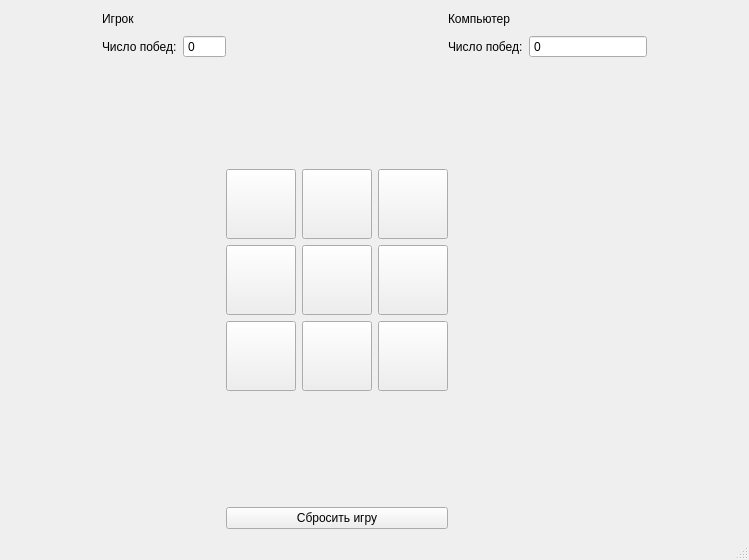
<?xml version="1.0" encoding="UTF-8"?>
<ui version="4.0">
 <class>MainWindow</class>
 <widget class="QMainWindow" name="MainWindow">
  <property name="geometry">
   <rect>
    <x>0</x>
    <y>0</y>
    <width>749</width>
    <height>560</height>
   </rect>
  </property>
  <property name="windowTitle">
   <string>MainWindow</string>
  </property>
  <widget class="QWidget" name="centralwidget">
   <layout class="QGridLayout" name="gridLayout_4">
    <item row="2" column="1">
     <spacer name="horizontalSpacer_8">
      <property name="orientation">
       <enum>Qt::Horizontal</enum>
      </property>
      <property name="sizeHint" stdset="0">
       <size>
        <width>118</width>
        <height>20</height>
       </size>
      </property>
     </spacer>
    </item>
    <item row="4" column="2" colspan="3">
     <widget class="QPushButton" name="pushButtonResetPlay">
      <property name="text">
       <string>Сбросить игру</string>
      </property>
     </widget>
    </item>
    <item row="2" column="2" colspan="3">
     <layout class="QGridLayout" name="gridLayout_3">
      <item row="0" column="0">
       <widget class="QPushButton" name="pushButton_1">
        <property name="minimumSize">
         <size>
          <width>70</width>
          <height>70</height>
         </size>
        </property>
        <property name="maximumSize">
         <size>
          <width>70</width>
          <height>70</height>
         </size>
        </property>
        <property name="text">
         <string/>
        </property>
       </widget>
      </item>
      <item row="0" column="1">
       <widget class="QPushButton" name="pushButton_2">
        <property name="minimumSize">
         <size>
          <width>70</width>
          <height>70</height>
         </size>
        </property>
        <property name="maximumSize">
         <size>
          <width>70</width>
          <height>70</height>
         </size>
        </property>
        <property name="text">
         <string/>
        </property>
       </widget>
      </item>
      <item row="0" column="2">
       <widget class="QPushButton" name="pushButton_3">
        <property name="minimumSize">
         <size>
          <width>70</width>
          <height>70</height>
         </size>
        </property>
        <property name="maximumSize">
         <size>
          <width>70</width>
          <height>70</height>
         </size>
        </property>
        <property name="text">
         <string/>
        </property>
       </widget>
      </item>
      <item row="1" column="0">
       <widget class="QPushButton" name="pushButton_4">
        <property name="minimumSize">
         <size>
          <width>70</width>
          <height>70</height>
         </size>
        </property>
        <property name="maximumSize">
         <size>
          <width>70</width>
          <height>70</height>
         </size>
        </property>
        <property name="text">
         <string/>
        </property>
       </widget>
      </item>
      <item row="1" column="1">
       <widget class="QPushButton" name="pushButton_5">
        <property name="minimumSize">
         <size>
          <width>70</width>
          <height>70</height>
         </size>
        </property>
        <property name="maximumSize">
         <size>
          <width>70</width>
          <height>70</height>
         </size>
        </property>
        <property name="text">
         <string/>
        </property>
       </widget>
      </item>
      <item row="1" column="2">
       <widget class="QPushButton" name="pushButton_6">
        <property name="minimumSize">
         <size>
          <width>70</width>
          <height>70</height>
         </size>
        </property>
        <property name="maximumSize">
         <size>
          <width>70</width>
          <height>70</height>
         </size>
        </property>
        <property name="text">
         <string/>
        </property>
       </widget>
      </item>
      <item row="2" column="0">
       <widget class="QPushButton" name="pushButton_7">
        <property name="minimumSize">
         <size>
          <width>70</width>
          <height>70</height>
         </size>
        </property>
        <property name="maximumSize">
         <size>
          <width>70</width>
          <height>70</height>
         </size>
        </property>
        <property name="text">
         <string/>
        </property>
       </widget>
      </item>
      <item row="2" column="1">
       <widget class="QPushButton" name="pushButton_8">
        <property name="minimumSize">
         <size>
          <width>70</width>
          <height>70</height>
         </size>
        </property>
        <property name="maximumSize">
         <size>
          <width>70</width>
          <height>70</height>
         </size>
        </property>
        <property name="text">
         <string/>
        </property>
       </widget>
      </item>
      <item row="2" column="2">
       <widget class="QPushButton" name="pushButton_9">
        <property name="minimumSize">
         <size>
          <width>70</width>
          <height>70</height>
         </size>
        </property>
        <property name="maximumSize">
         <size>
          <width>70</width>
          <height>70</height>
         </size>
        </property>
        <property name="text">
         <string/>
        </property>
       </widget>
      </item>
     </layout>
    </item>
    <item row="2" column="6">
     <spacer name="horizontalSpacer_9">
      <property name="orientation">
       <enum>Qt::Horizontal</enum>
      </property>
      <property name="sizeHint" stdset="0">
       <size>
        <width>83</width>
        <height>20</height>
       </size>
      </property>
     </spacer>
    </item>
    <item row="0" column="1" colspan="2">
     <layout class="QGridLayout" name="gridLayout">
      <item row="0" column="0">
       <widget class="QLabel" name="labelPlayer">
        <property name="autoFillBackground">
         <bool>true</bool>
        </property>
        <property name="text">
         <string>Игрок</string>
        </property>
       </widget>
      </item>
      <item row="1" column="0">
       <widget class="QLabel" name="labelWinsPlayer">
        <property name="text">
         <string>Число побед:</string>
        </property>
       </widget>
      </item>
      <item row="1" column="1">
       <widget class="QSpinBox" name="spinBoxPlayer">
        <property name="tabletTracking">
         <bool>false</bool>
        </property>
        <property name="buttonSymbols">
         <enum>QAbstractSpinBox::NoButtons</enum>
        </property>
       </widget>
      </item>
      <item row="0" column="1">
       <widget class="QLabel" name="labelPlayerName">
        <property name="text">
         <string/>
        </property>
       </widget>
      </item>
     </layout>
    </item>
    <item row="0" column="3">
     <spacer name="horizontalSpacer_3">
      <property name="orientation">
       <enum>Qt::Horizontal</enum>
      </property>
      <property name="sizeHint" stdset="0">
       <size>
        <width>209</width>
        <height>20</height>
       </size>
      </property>
     </spacer>
    </item>
    <item row="3" column="1" rowspan="2">
     <spacer name="horizontalSpacer_6">
      <property name="orientation">
       <enum>Qt::Horizontal</enum>
      </property>
      <property name="sizeHint" stdset="0">
       <size>
        <width>118</width>
        <height>20</height>
       </size>
      </property>
     </spacer>
    </item>
    <item row="4" column="5">
     <spacer name="horizontalSpacer_7">
      <property name="orientation">
       <enum>Qt::Horizontal</enum>
      </property>
      <property name="sizeHint" stdset="0">
       <size>
        <width>84</width>
        <height>20</height>
       </size>
      </property>
     </spacer>
    </item>
    <item row="0" column="7">
     <spacer name="horizontalSpacer_5">
      <property name="orientation">
       <enum>Qt::Horizontal</enum>
      </property>
      <property name="sizeHint" stdset="0">
       <size>
        <width>83</width>
        <height>20</height>
       </size>
      </property>
     </spacer>
    </item>
    <item row="3" column="3">
     <spacer name="verticalSpacer_2">
      <property name="orientation">
       <enum>Qt::Vertical</enum>
      </property>
      <property name="sizeHint" stdset="0">
       <size>
        <width>20</width>
        <height>74</height>
       </size>
      </property>
     </spacer>
    </item>
    <item row="0" column="0">
     <spacer name="horizontalSpacer_4">
      <property name="orientation">
       <enum>Qt::Horizontal</enum>
      </property>
      <property name="sizeHint" stdset="0">
       <size>
        <width>83</width>
        <height>20</height>
       </size>
      </property>
     </spacer>
    </item>
    <item row="0" column="4" colspan="3">
     <layout class="QGridLayout" name="gridLayout_2">
      <item row="0" column="0">
       <widget class="QLabel" name="labelComputer">
        <property name="autoFillBackground">
         <bool>true</bool>
        </property>
        <property name="text">
         <string>Компьютер</string>
        </property>
       </widget>
      </item>
      <item row="0" column="1">
       <spacer name="horizontalSpacer_2">
        <property name="orientation">
         <enum>Qt::Horizontal</enum>
        </property>
        <property name="sizeHint" stdset="0">
         <size>
          <width>40</width>
          <height>20</height>
         </size>
        </property>
       </spacer>
      </item>
      <item row="1" column="0">
       <widget class="QLabel" name="labelWinsComputer">
        <property name="text">
         <string>Число побед:</string>
        </property>
       </widget>
      </item>
      <item row="1" column="1">
       <widget class="QSpinBox" name="spinBoxComputer">
        <property name="buttonSymbols">
         <enum>QAbstractSpinBox::NoButtons</enum>
        </property>
       </widget>
      </item>
     </layout>
    </item>
    <item row="1" column="3">
     <spacer name="verticalSpacer">
      <property name="orientation">
       <enum>Qt::Vertical</enum>
      </property>
      <property name="sizeHint" stdset="0">
       <size>
        <width>20</width>
        <height>74</height>
       </size>
      </property>
     </spacer>
    </item>
   </layout>
  </widget>
  <widget class="QMenuBar" name="menubar">
   <property name="geometry">
    <rect>
     <x>0</x>
     <y>0</y>
     <width>749</width>
     <height>26</height>
    </rect>
   </property>
  </widget>
  <widget class="QStatusBar" name="statusbar"/>
 </widget>
 <resources/>
 <connections/>
</ui>
